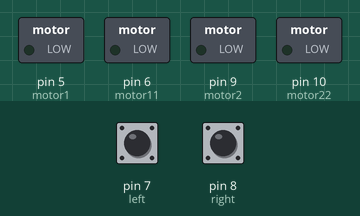
Bench run of a sketch on a simulated Arduino Uno, built with avr-gcc and run on an emulated ATmega328P. Shown: switched loads named in the sketch (green lamp = pin HIGH). Inputs (shaded band) come from the test bench; at power-on: pin 7 (left) LOW, pin 8 (right) LOW.

Above: at 1.2 s.
1.3 s: pin 7 (left) pulled HIGH for 0.15 s
At 1.37 s:
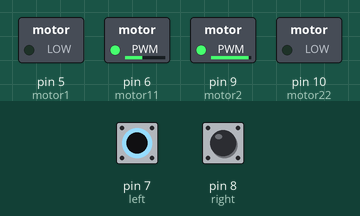
2.9 s: pin 8 (right) pulled HIGH for 0.15 s
At 2.97 s:
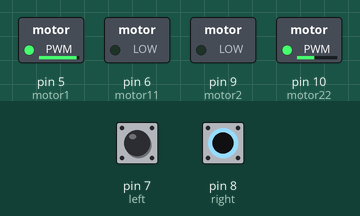
4.5 s: pin 8 (right) pulled HIGH for 3.2 s
At 8.5 s:
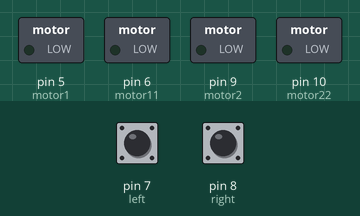
9.2 s: pin 7 (left) pulled HIGH for 1 s
At 9.7 s:
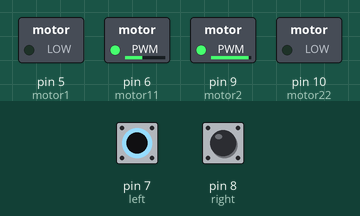
11.7 s: pin 7 (left) pulled HIGH for 3.2 s
At 15.2 s:
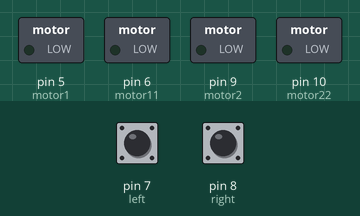
16.4 s: pin 7 (left) driven HIGH and pin 8 (right) driven HIGH
At 17.6 s:
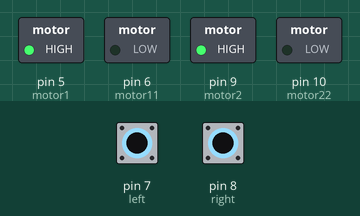
Timing chart, 0 to 18.9 s (numbered marks = the images above; inputs shaded):
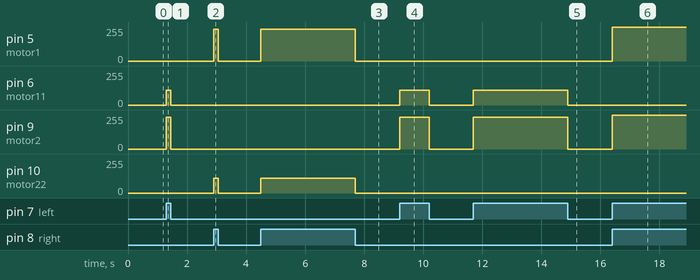

The sketch:

LineFollower.ino
```cpp
//INTERFACING LINE FOLLOWER
//high1, high 2 and high3 are HIGH for interfacing L293D, enable pins.
// s1 and s3 are two IR Sensors.
#define left 7  //s3[left one]
#define right 8 //s1[right one]
//for turning left, left motor means motor adjacent to s3 should stop and right motor should keep running.
#define motor1 5 //right
#define motor11 6 //right
#define motor2 9  // left
#define motor22 10 //left
#define high1 2
#define high2 3
#define high3 13
int Left=1,Right=1;
void setup() {
  // put your setup code here, to run once:
  pinMode(left,INPUT);
  pinMode(right,INPUT);
   pinMode(high1,INPUT);
  pinMode(high2,INPUT);
  pinMode(high3,INPUT);
  digitalWrite(high1,HIGH);
  digitalWrite(high2,HIGH);
  digitalWrite(high3,HIGH);
  pinMode(motor1, OUTPUT);
  pinMode(motor11, OUTPUT);
  pinMode(motor2, OUTPUT);
  pinMode(motor22, OUTPUT);
  analogWrite(motor1,255);
    analogWrite(motor11,0);
    analogWrite(motor2,255);
    analogWrite(motor22,0);

}

void loop() {
  // put your main code here, to run repeatedly:
  Left = digitalRead(left);
  Right = digitalRead(right);
  if(Left*Right==1){
    analogWrite(motor1,255);
    analogWrite(motor11,0);
    analogWrite(motor2,255);
    analogWrite(motor22,0);

  }
  //HERE LEFT==0 MEANS s3 is on black line, it means we have to turn left. so for this, keep right motor ON[here motor1] and run MOTOR2 in opposite direction. you can also keep MOTOR2[LEFT] off.
  else if((Left==0 && Right==1)==1){
    analogWrite(motor1,240);
    analogWrite(motor11,0);
    analogWrite(motor2,0);
    analogWrite(motor22,110);

  }
  //just opposite as explained above
  else if((Left==1 && Right==0)==1){
    analogWrite(motor1,0);
    analogWrite(motor11,110);
    analogWrite(motor2,240);
    analogWrite(motor22,0);

  }
  else if((Left==0 && Right==0)==1){
    analogWrite(motor1,0);
    analogWrite(motor11,0);
    analogWrite(motor2,0);
    analogWrite(motor22,0);


   }

}
```

Measured:
- after the input at 1.3 s, pin 6 (motor11): 0/255 → 110/255 at once, → 0/255 0.15 s later; pin 9 (motor2): 0/255 → 240/255 at once, → 0/255 0.15 s later
- after the input at 2.9 s, pin 5 (motor1): 0/255 → 240/255 at once, → 0/255 0.15 s later; pin 10 (motor22): 0/255 → 110/255 at once, → 0/255 0.15 s later
- after the input at 4.5 s, pin 5 (motor1): 0/255 → 240/255 at once, → 0/255 3.2 s later; pin 10 (motor22): 0/255 → 110/255 at once, → 0/255 3.2 s later
- after the input at 9.2 s, pin 6 (motor11): 0/255 → 110/255 at once, → 0/255 1.0 s later; pin 9 (motor2): 0/255 → 240/255 at once, → 0/255 1.0 s later
- after the input at 11.7 s, pin 6 (motor11): 0/255 → 110/255 at once, → 0/255 3.2 s later; pin 9 (motor2): 0/255 → 240/255 at once, → 0/255 3.2 s later
- after the input at 16.4 s, pin 5 (motor1), pin 9 (motor2): 0/255 → 255/255 at once
